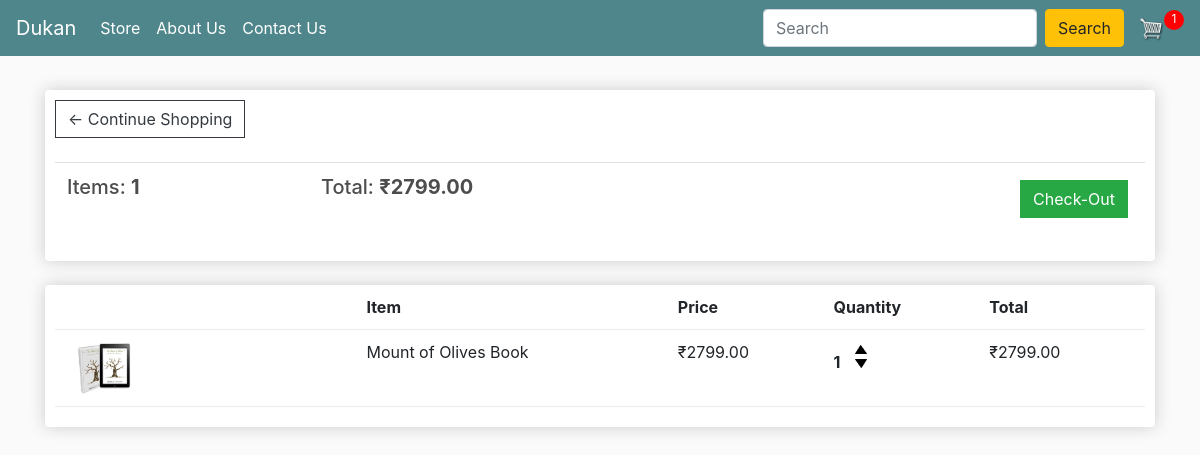
The app's page /cart/ (signed in), older data.
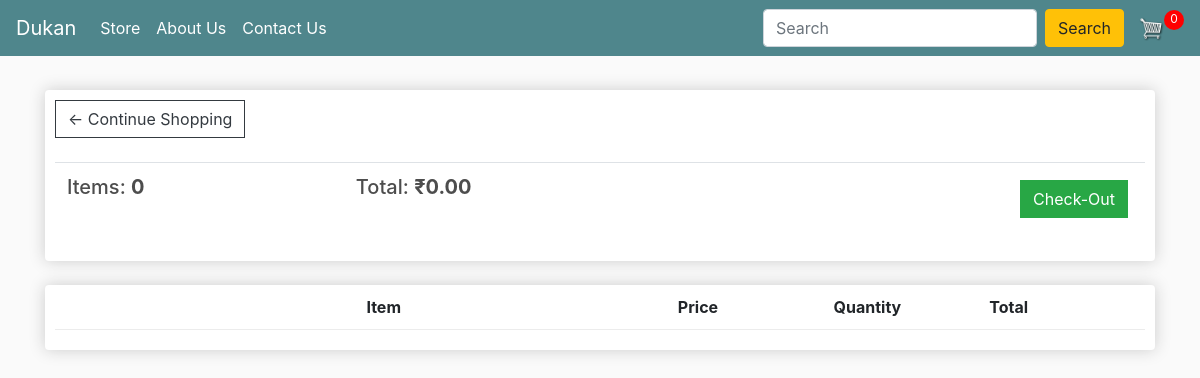
The same page, newer data.
### store/models.py (models this page shows, shortened)
class Order(models.Model):
    customer = models.ForeignKey(
        Customer, on_delete=models.SET_NULL, blank=True, null=True
    )
    date_ordered = models.DateTimeField(auto_now_add=True)
    complete = models.BooleanField(default=False, null=True, blank=False)
    transaction_id = models.CharField(max_length=20000, null=True)
    @property
    def get_cart_total(self):
        orderitems = self.orderitem_set.all()
        total = sum([item.get_total for item in orderitems])
        return total
    @property
    def get_cart_items(self):
        orderitems = self.orderitem_set.all()
        total = sum([item.quantity for item in orderitems])
        return total

class OrderItem(models.Model):
    product = models.ForeignKey(
        Product, on_delete=models.SET_NULL, blank=True, null=True
    )
    order = models.ForeignKey(Order, on_delete=models.SET_NULL, blank=True, null=True)
    quantity = models.IntegerField(default=0, null=True, blank=True)
    date_added = models.DateTimeField(auto_now_add=True)
    @property
    def get_total(self):
        total = self.product.price * self.quantity
        return total

class Product(models.Model):
    name = models.CharField(max_length=2000, null=True)
    price = models.FloatField()
    digital = models.BooleanField(default=False, null=True, blank=False)
    image = models.ImageField(null=True, blank=True)
    @property
    def imageURL(self):
        try:
            url = self.image.url
        except:
            url = ''
        return url

### store/views.py (the view)
# urls.py: path('cart/', views.cart, name="cart"),
def cart(request):
    data = cartData(request)
    cartItems = data["cartItems"]
    order = data["order"]
    items = data["items"]
    context = {"items": items, "order": order, "cartItems": cartItems}
    return render(request, "store/cart.html", context)

### store/utils.py (called while the page is built)
def cartData(request):
    if request.user.is_authenticated:
        customer = request.user.customer
        order, created = Order.objects.get_or_create(customer=customer, complete=False)
        items = order.orderitem_set.all()
        cartItems = order.get_cart_items
    else:
        cookieData = cookieCart(request)
        cartItems = cookieData["cartItems"]
        order = cookieData["order"]
        items = cookieData["items"]
    return {"cartItems": cartItems, "order": order, "items": items}

### store/templates/store/cart.html
{% extends 'store/main.html' %}
{% load static %}
{% block content %}
<div class="row">
    <div class="col-lg-12">
        <div class="box-element">
            <a class="btn btn-outline-dark" href="{% url 'store' %}">&#x2190; Continue Shopping</a>
            <br>
            <br>
            <table class="table">
                <tr>
                    <th>
                        <h5>Items: <strong>{{order.get_cart_items}}</strong></h5>
                    </th>
                    <th>
                        <h5>Total: <strong>₹{{order.get_cart_total|floatformat:2}}</strong></h5>
                    </th>
                    <th>
                        <a style="float: right; margin: 5px;" href="{% url 'checkout' %}"
                            class="btn btn-success">Check-Out</a>
                    </th>
                </tr>
            </table>
        </div>
        <br>
        <div class="box-element">
            <div class="cart-row">
                <div style="flex: 2;"></div>
                <div style="flex: 2;"><strong>Item</strong></div>
                <div style="flex: 1;"><strong>Price</strong></div>
                <div style="flex: 1;"><strong>Quantity</strong></div>
                <div style="flex: 1;"><strong>Total</strong></div>
            </div>
            {% for item in items %}
            <div class="cart-row">
                <div style="flex: 2;"><img src="{{item.product.imageURL}}" class="row-image"></div>
                <div style="flex: 2;">{{item.product.name}}</div>
                <div style="flex: 1;">₹{{item.product.price|floatformat:2}}</div>
                <div style="flex:1">
                    <p class="quantity">{{item.quantity}}</p>
                    <div class="quantity">
                        <img data-product = {{item.product.id}} class="chg-quantity update-cart" data-action="add" src="{% static  'images/arrow-up.png' %}">
                        <img class="chg-quantity update-cart" data-product = {{item.product.id}} data-action="remove" src="{% static  'images/arrow-down.png' %}">
                    </div>
                </div>
                <div style="flex:1">
                    <p>₹{{item.get_total|floatformat:2}}</p>
                </div>
            </div>
            {% endfor %}
        </div>
    </div>
</div>
{% endblock content %}

### store/templates/store/main.html (shortened to what this page needs)
<!DOCTYPE html>
{% load static %}
<html>
<head>
  <link rel="stylesheet" href="https://stackpath.bootstrapcdn.com/bootstrap/4.4.1/css/bootstrap.min.css"
 />
  <link rel="stylesheet" type="text/css" href="{% static 'css/main.css' %}" />
</head>
<body>
  <nav class="navbar navbar-expand-lg navbar-dark bg-dark">
    <a class="navbar-brand" href="{% url 'store' %}">Dukan</a>
    <div class="collapse navbar-collapse" id="navbarSupportedContent">
      <ul class="navbar-nav mr-auto">
        <li class="nav-item active">
          <a class="nav-link" href="{% url 'store' %}">Store</a>
        </li>
        <li class="nav-item active">
          <a class="nav-link" href="{% url 'AboutUs' %}">About Us</a>
        </li>
        <li class="nav-item active">
          <a class="nav-link" href="{% url 'ContactUs' %}">Contact Us</a>
        </li>
      </ul>
      <form class="form-inline" method= POST action = "{% url 'search' %}">{% csrf_token %}
        <input class="form-control mr-sm-2" type="search" placeholder="Search" aria-label="Search" name = "searched">
        <button class="btn btn-warning my-2 my-sm-0 rounded" type="submit">Search</button>
      </form>
      <div class="form-inline my-2 my-lg-0">
        <a href="{% url 'cart' %}">
          <img id="cart-icon" src="{% static 'images/cart.png' %}">
        </a>
        <p id="cart-total">{{cartItems}}</p>
      </div>
    </div>
  </nav>
  <div class="container">
    <br />
    {% block content %} {% endblock content %}
  </div>
</body>
</html>

### static/css/main.css (style rules this page uses)
body { background-color: hsl(0, 0%, 98%); }
h1,h2,h3,h4,h5,h6 { color:hsl(0, 0%, 30%); }
.box-element { box-shadow:hsl(0, 0%, 80%) 0 0 16px; background-color: #fff; border-radius: 4px; padding: 10px; }
.bg-dark { background-color: #4f868c!important; }
#cart-icon { width:25px; display: inline-block; margin-left: 15px; }
#cart-total { display: block; text-align: center; color:#fff; background-color: red; width: 20px; height: 20px; border-radius: 50%; font-size: 12px; }
.col-lg-4, .col-lg-6, .col-lg-8, .col-lg-12 { margin-top: 10px; }
.btn { border-radius: 0; }
.cart-row { display: flex; align-items: flex-stretch; padding-bottom: 10px; margin-bottom: 10px; border-bottom: 1px solid #ececec; }

Row changes from the older to the newer data that the page shows:
no longer on this page (row edited): Order: get_cart_items "1", get_cart_total "2799.00"
no longer on this page (row unchanged): OrderItem: product.imageURL (picture), product.name "Mount of Olives Book", product.price "2799.00", quantity "1", get_total "2799.00"
added Order: get_cart_items "0", get_cart_total "0.00"
Text that changed along with them:
{{ cartItems }}: "1" → "0"
